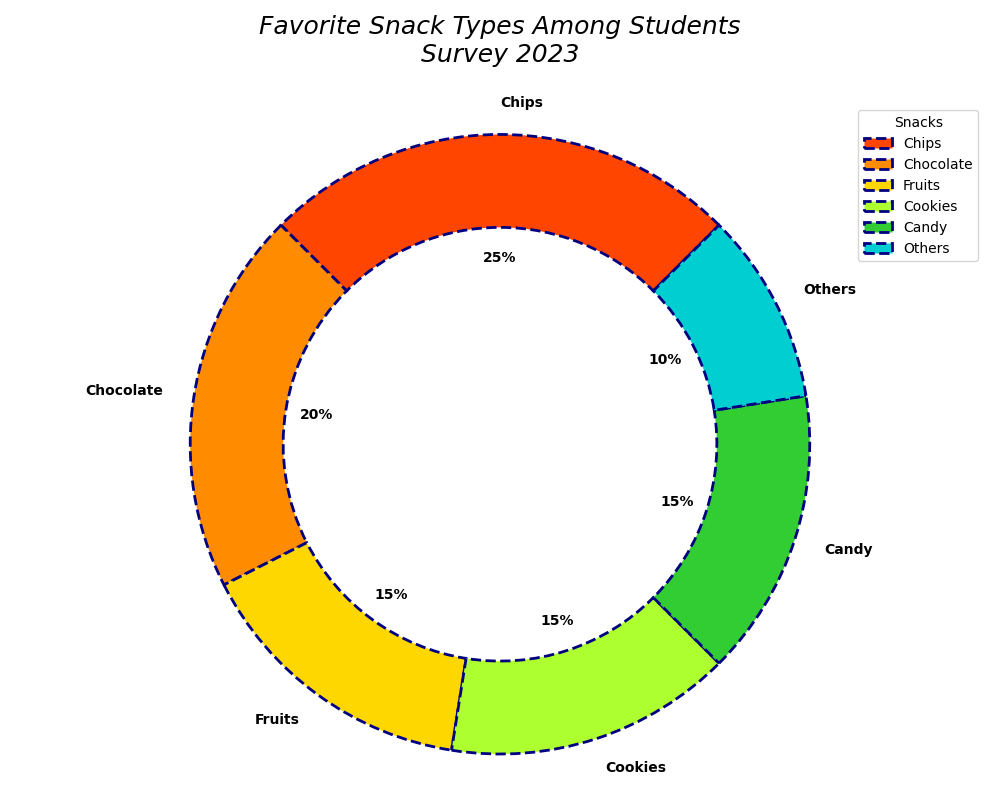

Write Python code to recreate this figure.
import matplotlib.pyplot as plt

# Define the data
snack_types = ['Chips', 'Chocolate', 'Fruits', 'Cookies', 'Candy', 'Others']
preferences = [25, 20, 15, 15, 15, 10]

# Define colors for each segment of the pie chart
colors = ['#FF4500', '#FF8C00', '#FFD700', '#ADFF2F', '#32CD32', '#00CED1']

# Create the donut chart
fig, ax = plt.subplots(figsize=(10, 8))
wedges, texts, autotexts = ax.pie(
    preferences, 
    labels=snack_types, 
    autopct='%1.0f%%', 
    startangle=45,  
    colors=colors, 
    wedgeprops=dict(width=0.3, edgecolor='navy', linewidth=2, linestyle='--'),  # Added width for donut
    textprops=dict(color="black", fontsize=10, weight="semibold")
)

# Set the title
plt.title('Favorite Snack Types Among Students\nSurvey 2023', fontsize=18, fontstyle='italic', pad=30)

# Add a legend
plt.legend(wedges, snack_types, title="Snacks", loc="upper right", fontsize=10)

# Ensure the pie chart maintains its aspect ratio
plt.axis('equal') 

# Automatically adjust layout to ensure sufficient padding is maintained
plt.tight_layout()

# Display the plot
plt.show()
